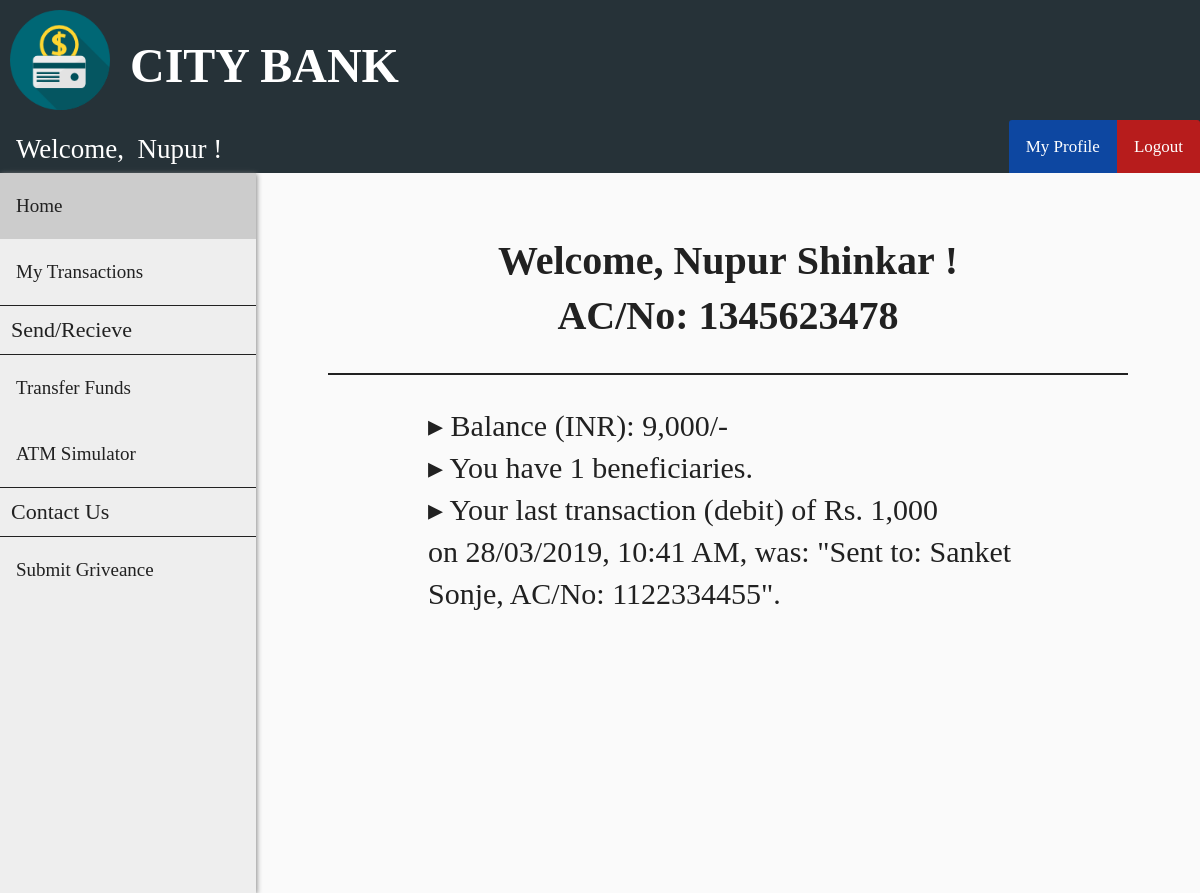
Screenshot of /customer_home.php (signed in) with the database file from the repository.
### tables this page shows
CREATE TABLE `customer` (
  `cust_id` int(11) NOT NULL,
  `first_name` varchar(30) DEFAULT NULL,
  `last_name` varchar(30) DEFAULT NULL,
  `gender` varchar(10) DEFAULT NULL,
  `dob` date DEFAULT NULL,
  `aadhar_no` varchar(12) DEFAULT NULL,
  `email` varchar(30) DEFAULT NULL,
  `phone_no` varchar(20) DEFAULT NULL,
  `address` varchar(255) DEFAULT NULL,
  `branch` varchar(30) DEFAULT NULL,
  `account_no` int(11) DEFAULT NULL,
  `pin` int(4) DEFAULT NULL,
  `uname` varchar(30) DEFAULT NULL,
  `pwd` varchar(30) DEFAULT NULL,
  `imei` double NOT NULL,
  `random` double NOT NULL,
  `result` tinyint(1) NOT NULL
);

CREATE TABLE `passbook1` (
  `trans_id` int(11) NOT NULL,
  `trans_date` datetime DEFAULT NULL,
  `remarks` varchar(255) DEFAULT NULL,
  `debit` int(11) DEFAULT NULL,
  `credit` int(11) DEFAULT NULL,
  `balance` int(11) DEFAULT NULL
);

### customer_home.php (the view, shortened to what this page needs)
<?php
    include "header.php";
    include "customer_navbar.php";
    include "customer_sidebar.php";
    $id = $_SESSION['loggedIn_cust_id'];
    $sql0 = "SELECT * FROM customer WHERE cust_id=".$id;
    $result0 = $conn->query($sql0);
    $row0 = $result0->fetch_assoc();
    $sql1 = "SELECT * FROM passbook".$id." WHERE trans_id=(
                    SELECT MAX(trans_id) FROM passbook".$id.")";
    $result1 = $conn->query($sql1);
    $row1 = $result1->fetch_assoc();
    if ($row1["debit"] == 0) {
        $transaction = $row1["credit"];
        $type = "credit";
    }
    else {
        $transaction = $row1["debit"];
        $type = "debit";
    }
    $time = strtotime($row1["trans_date"]);
    $sanitized_time = date("d/m/Y, g:i A", $time);
    $sql2 = "SELECT COUNT(*) FROM beneficiary".$id;
    $result2 = $conn->query($sql2);
    $row2 = $result2->fetch_assoc();
?>
<!DOCTYPE html>
<html>
<head>
    <link rel="stylesheet" href="admin_home_style.css">
</head>
<body>
    <div class="flex-container">
        <div class="flex-item">
            <h1 id="customer">
                Welcome, <?php echo $row0["first_name"] ?>&nbsp<?php echo $row0["last_name"] ?>&nbsp!
                <br>AC/No: <?php echo $row0["account_no"]; ?>
            </h1>
            <p id="customer">
                &#9656 Balance (INR): <?php echo number_format($row1["balance"]); ?>/-
                <br>&#9656 You have <?php echo $row2["COUNT(*)"]; ?> beneficiaries.
                <br>&#9656 Your last transaction (<?php echo $type; ?>) of&nbspRs.&nbsp<?php
                echo number_format($transaction); ?><br>
                on <?php echo $sanitized_time; ?>, was: "<?php echo $row1["remarks"]; ?>".
            </p>
        </div>
    </div>
</body>
</html>
<?php include "easter_egg.php"; ?>

### customer_navbar.php (shortened to what this page needs)
<?php
    include "connect.php";
    if (isset($_SESSION['loggedIn_cust_id'])) {
        $sql0 = "SELECT * FROM customer WHERE cust_id=".$_SESSION['loggedIn_cust_id'];
        $result = $conn->query($sql0);
        $row = $result->fetch_assoc();
    }
?>
<!DOCTYPE html>
<html>
<head>
    <link rel="stylesheet" href="user_navbar_style.css">
</head>
<body>
    <div class="nav-wrapper">
        <div class="topnav" id="theTopNav">
            <a id="user">Welcome, &nbsp<?php echo $row["first_name"]; ?> !</a>
            <a id="logout" href="logout_action.php" onclick="return confirm('Are you sure?')">Logout</a>
            <a id="profile" href="customer_profile.php">My Profile</a>
        </div>
    </div>
</body>
</html>

### header_style.css (style rules this page uses)
body { margin: 0; padding: 0; background-color: #FAFAFA; }
h1 { font-family: OpenSans-Light; color: white; font-size: 3rem; line-height: 3rem; margin-top: calc((1.5rem - 2rem) + 2.5rem); margin-bottom: 1.5rem; }

### user_navbar_style.css (style rules this page uses)
.nav-wrapper { height: 53px; background: #333; }
.nav-wrapper .topnav { background-color: #263238; overflow: hidden; height: 53px; }
.topnav a[id="user"] { float: left; display: block; color: white; text-align: center; padding: 14px 16px; text-decoration: none; font-size: 27px; font-family: Roboto-Light; }
.topnav a[id="profile"] { float: right; display: block; color: white; text-align: center; padding: 17px 17px; text-decoration: none; font-size: 17px; font-family: OpenSans-Bold; background-color: #0D47A1; border-top-left-radius: 3px; }
.topnav a[id="logout"] { float: right; display: block; color: white; text-align: center; padding: 17px 17px; text-decoration: none; font-size: 17px; font-family: OpenSans-Bold; background-color: #b71c1c; border-top-right-radius: 3px; }

### admin_home_style.css (style rules this page uses)
.flex-container { display: -webkit-flex; display: flex; -webkit-flex-direction: column; flex-direction: column; margin-left: 256px; width: auto; height: auto; -webkit-flex-wrap: wrap; flex-wrap: wrap; }
.flex-item { width: auto; height: auto; margin: 10px; margin-left: auto; margin-right: auto; }
h1[id="customer"] { margin: 20px; line-height: normal; font-family: Roboto-Light; font-size: 40px; text-align: center; color: #212121; line-height: 55px; border-bottom: 2px solid #212121; padding: 30px 100px; }
p[id="customer"] { max-width: 600px; margin: 20px; font-size: 30px; font-family: Roboto-Regular; color: #212121; line-height: 42px; padding: 10px 100px; }

### rows the page displays
customer: first_name "Nupur", last_name "Shinkar", account_no "1345623478"
passbook1: balance "9,000", debit "debit", debit "1,000", trans_date "28/03/2019, 10:41 AM", remarks "Sent to: Sanket Sonje, AC/No: 1122334455"

### other values shown
$row2["COUNT(*)"] "1"
